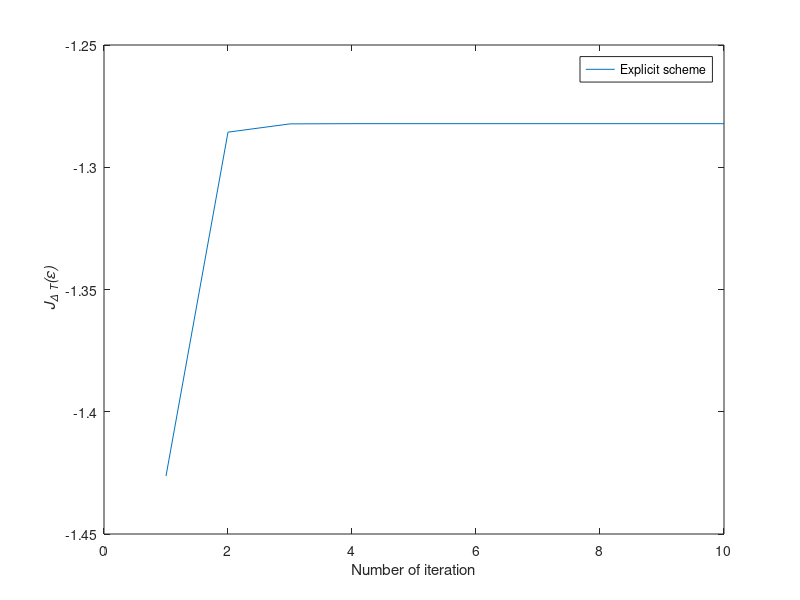

Write the MATLAB code that produced this figure.
function explicit
%============= Variables =================
T	=10;
L	=20; %return to 200
t	=linspace(0,T,L);
dt	=t(2)-t(1);

H0	=[1 0;0 2];
H1	=[0 1;1 0];


alpha = 10;
y0 = [1;0];
ycible	=[0;1];

maxiter	= 10; %return to 30 after
c	= ones(1,L-1)*0.3; %eps
ctil = ones(1,L-1)*0.5; %eps tilde
%division by zero in mus if c=ctilde

y=zeros(2,L);
y(:,1)=y0;
p=zeros(2,L);
p(:,L)=ycible;%to edit?

psit=zeros(2,L);
psit(:,1)=expm(-(H0*dt)/(2*i))*y(:,1); %initial value

psib=zeros(2,L);
psib(:,1)=expm((H0*dt)/(2*i))*y(:,1);

chit=zeros(2,L);
chit(:,L)=expm((H0*dt)/(2*i))*p(:,L); %end value

chib=zeros(2,L);
chib(:,L)=expm(-(H0*dt)/(2*i))*p(:,L);

Jtab=zeros(1,maxiter);


%============= Main =================
for iter=1:maxiter
  %iter
  %use Newton or secante?
  %step1
    for j=L-1:-1:1
    chib(:,j+1)=expm(-(H0*dt)/(2*i))*p(:,j+1);
    etha(j)=alpha/(alpha+dt*real(chib(:,j+1)'*(H1^2)*psit(:,j+1)));
    ctil(j)=(1-etha(j))*c(j)-(etha(j)/alpha)*imag(chib(:,j+1)'*H1*psit(:,j+1));
    chit(:,j)=expm(i*H1*ctil(:,j)*dt)*chib(:,j+1);
    p(:,j)=expm(i*H0*dt/2)*chit(:,j);
  end
  %ctil
  
  
  %step2
  for j=1:L-1
    psib(:,j)=expm((H0*dt)/(2*i))*y(:,j);
    delta(j)=alpha/(alpha+dt*real(chit(:,j)'*(H1^2)*psib(:,j)));
    c(j)=(1-delta(j))*ctil(j)-(delta(j)/alpha)*imag(chit(:,j)'*H1*psib(:,j));
    psit(:,j+1)=expm(-i*H1*c(:,j)*dt)*psib(:,j);
    y(:,j+1)=expm(-i*H0*dt/2)*psit(:,j+1);
  end
  %c

  
  %J=2-norm(ycible-y(:,L))^2 - alpha * dt * norm(c)^2;
  J=2*real(ycible'*y(:,L)) - alpha * dt * norm(c)^2;
  
  Jtab(iter)=J;
	plot(Jtab);
  xlabel("Number of iteration");
  ylabel ('{\it J_{\Delta T}(\epsilon)}')
  legend ("Explicit scheme");
	pause(.1);
  
	fprintf(2,'Iter=%i|J=%f \n',iter,J)
end
fprintf(1,'y(T)=%f \n',y(:,L))

end

%============= Functions =================
%********** Mu star **********
function mus=calculMus(x,y,mu,dt)
  Id2 = eye (size (mu));
  mus=i*(expm(mu*(x-y)*dt/i)-Id2)/(dt*(x-y));
end
